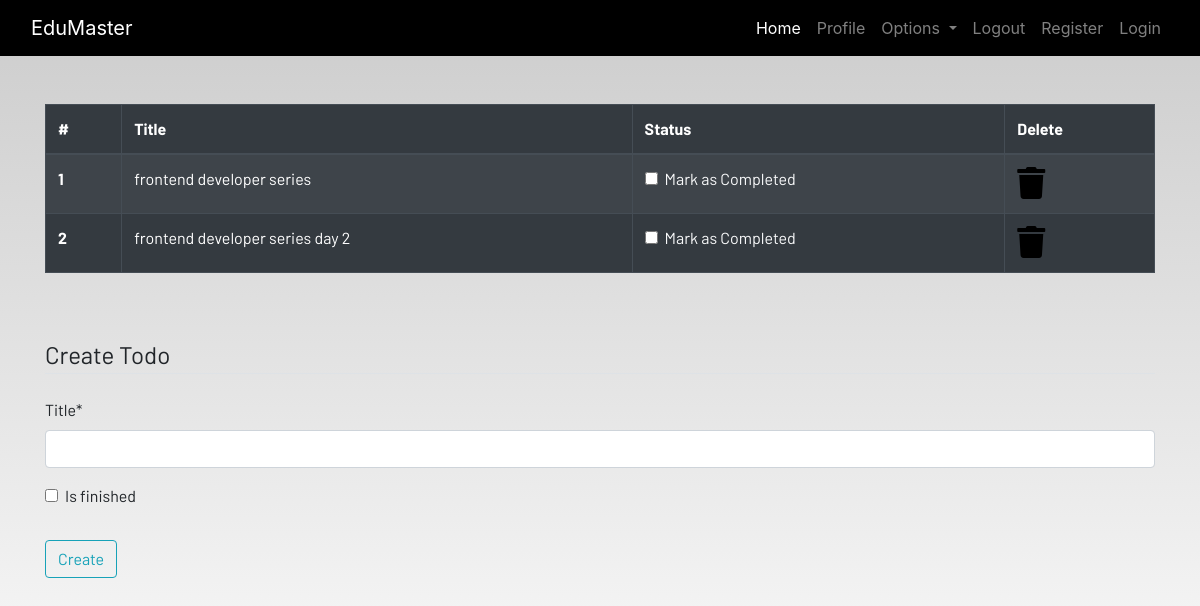
The app's page /todo (signed in) with its own data.
### dashboard/models.py (models this page shows)
class Todo(models.Model):
   user=models.ForeignKey(User,on_delete=models.CASCADE)
   title= models.CharField(max_length=100)
   is_finished=models.BooleanField(default=False)

### dashboard/views.py (the view, shortened to what this page needs)
# urls.py: path('todo',views.todo,name="todo"),
def todo(request):
    form=TodoForm()
    todo = Todo.objects.filter(user=request.user)
    if len(todo)==0:
        todos_done=True
    else:
        todos_done=False
    context = {'form':form,'todos':todo,'todos_done':todos_done}
    return render(request,"dashboard/todo.html",context)

### dashboard/forms.py
class TodoForm(forms.ModelForm):
    class Meta:
        model=Todo
        fields=['title','is_finished']

### dashboard/templates/dashboard/todo.html (shortened to what this page needs)
{% extends 'dashboard/base.html' %}
{% load static %}
{% block content %}
{% load crispy_forms_tags %}
<div class="container">
{% if not todos_done %}
    <table class="table table-striped table-bordered table-hover table-dark">
        <thead>
            <tr>
                <th scope="col">#</th>
                <th scope="col">Title</th>
                <th scope="col">Status</th>
                <th scope="col">Delete</th>
            </tr>
        </thead>
        <tbody>
        {% for todo  in todos  %}
            <tr>
                <th scope="row">{{forloop.counter}}</th>
                <td>{{todo.title}}</td>
                <td>
                    <a href="{% url 'update_todo' todo.id %}">
                        <div class="form-check">
                            {% if todo.is_finished == True %}
                            <input class="form-check-input" type="checkbox" value="" checked >
                            {% else %}
                             <input class="form-check-input" type="checkbox" value="" >
                            {% endif %}
                            <label class="form-check-label text-light" for="flexCheckDefault">
                                Mark as Completed
                            </label>
                        </div>
                    </a>
                </td>
                <td><a href="{% url 'delete_todo' todo.id %}"><i class="fa fa-trash fa-2x"></i></a></td>
            </tr>
        {% endfor %}
        </tbody>
    </table>
    {% else %}
    <h4>All tasks have been done!! create to add more</h4>
{% endif %}
</div><br><br>
<div class="container">
    <form method="POST">
        <fieldset class="form-group">
            <legend class="border-bottom mb-4">Create Todo</legend>
            {{form|crispy}}
        </fieldset>
        <div class="form-group">
            <button href="" class="btn btn-outline-info" type="submit">
                Create
            </button>
        </div>
    </form>
</div>
{% endblock content %}

### static/css/main.css (style rules this page uses)
html { scroll-behavior: smooth; height: 100%; width: 100%; }
a { text-decoration: none !important; color: black; }
html, body { max-width: 100%; overflow-x: hidden; height: 100%; width: 100%; }
body { background: linear-gradient(rgba(0, 0, 0, 0.2), rgba(255, 255, 255, 0.5)); overflow-x: hidden; background-repeat: no-repeat; }
.fa { color: black; }

### records on screen
Todo: title "frontend developer series"
Todo: title "frontend developer series day 2"
